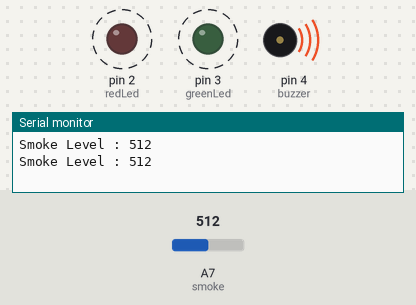
Bench run of a sketch on a simulated Arduino Nano, built with avr-gcc and run on an emulated ATmega328P. On the bench: output pins drawn as LEDs (lit = HIGH), buzzer (waves = sounding, pin HIGH), the last lines printed to the serial monitor. Dashed ring = blinking. Inputs (shaded band) come from the test bench; at power-on: A7 (smoke) = 512.

Above: at 1.8 s.
1.9 s: A7 (smoke) set to 388
5.4 s: A7 (smoke) set to 364
At 6.8 s:
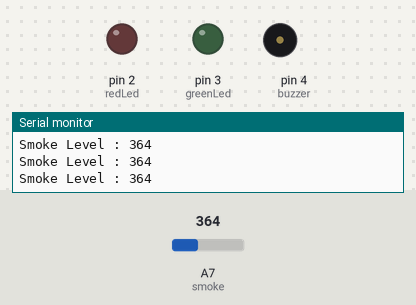
7.5 s: A7 (smoke) set to 390
At 7.75 s:
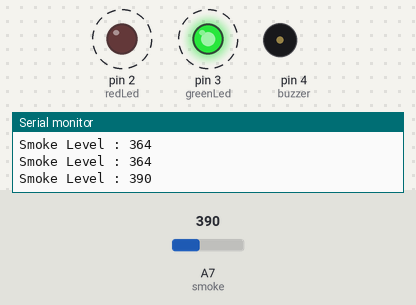
11.0 s: A7 (smoke) set to 370
At 12.5 s:
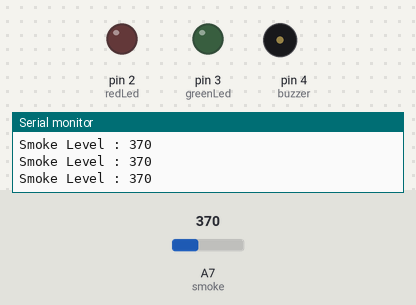
13.0 s: A7 (smoke) set to 511
At 13.16 s:
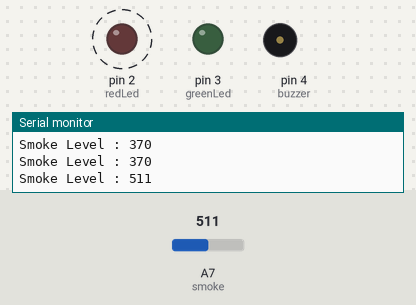
Timing chart, 0 to 17.5 s (numbered marks = the images above; inputs shaded):
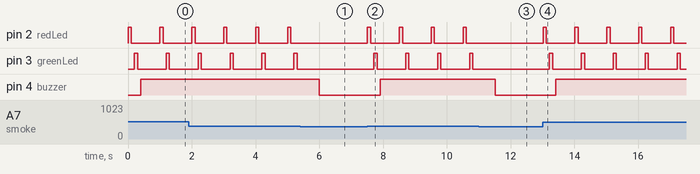

The sketch:

smoke_detector_code.ino
```cpp
int redLed = 2;
int greenLed = 3;
int buzzer = 4;
int smoke = A7;
// Your threshold value
int sensorThres = 380;

void setup() {
  pinMode(redLed, OUTPUT);
  pinMode(greenLed, OUTPUT);
  pinMode(buzzer, OUTPUT);
  pinMode(smoke, INPUT);
  Serial.begin(9600);
}

void loop() {
  int analogSensor = analogRead(smoke);

  Serial.print("Smoke Level : ");
  Serial.println(analogSensor);
  // Checks if it has reached the threshold value
  if (analogSensor >= sensorThres)
  {
    digitalWrite(redLed, HIGH);
    delay(100);
    digitalWrite(redLed, LOW);
    delay(100);
    digitalWrite(greenLed, HIGH);
    delay(100);
    digitalWrite(greenLed, LOW);
    delay(100);
    digitalWrite(buzzer, HIGH);
    delay(500);

  }
  else
  {
    digitalWrite(redLed, LOW);
    digitalWrite(greenLed, LOW);
    digitalWrite(buzzer, LOW);

  }
  delay(100);
}
```

Measured:
- the behaviour switches between 380 and 379 on A7 (smoke) (found by bisection; images 0 and 1)
- after the input at 5.4 s, pin 2 (redLed), pin 3 (greenLed): stops changing and stays LOW; pin 4 (buzzer): HIGH → LOW after 0.60 s
- after the input at 7.5 s, pin 2 (redLed): alternates HIGH for 0.10 s and LOW for 0.90 s, starting at once; pin 3 (greenLed): alternates HIGH for 0.10 s and LOW for 0.90 s, starting after 0.21 s; pin 4 (buzzer): LOW → HIGH after 0.41 s
- after the input at 11.0 s, pin 2 (redLed), pin 3 (greenLed): stops changing and stays LOW; pin 4 (buzzer): HIGH → LOW after 0.51 s
- after the input at 13.0 s, pin 2 (redLed): alternates HIGH for 0.10 s and LOW for 0.90 s, starting at once; pin 3 (greenLed): alternates HIGH for 0.10 s and LOW for 0.90 s, starting after 0.22 s; pin 4 (buzzer): LOW → HIGH after 0.42 s
- by itself, pin 2 (redLed), pin 3 (greenLed): alternates HIGH for 0.10 s and LOW for 0.90 s
